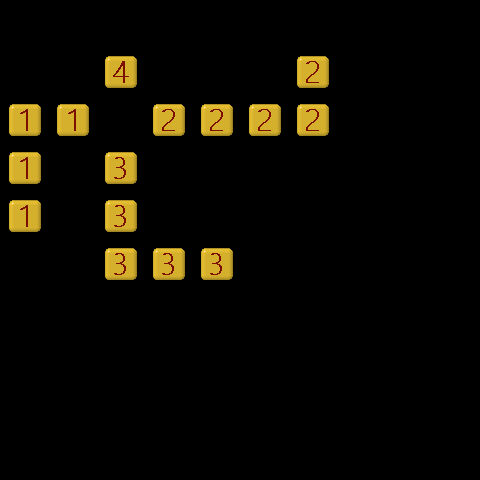

This game map was drawn from its Tiled (.tmx) file and the tilesets committed beside it. A one-line description and the full map source follow:
An orthogonal 10x10 tile map with 48x48 px tiles, 2 tile layers (food, number).

<map version="1.2" tiledversion="1.2.5" orientation="orthogonal" renderorder="right-down" width="10" height="10" tilewidth="48" tileheight="48" infinite="0" nextlayerid="3" nextobjectid="1">
 <tileset firstgid="1" name="0_99" tilewidth="48" tileheight="48" tilecount="110" columns="10">
  <image source="0-99.png" width="480" height="528" />
  <tile id="30">
   <animation>
    <frame tileid="30" duration="200" />
    <frame tileid="31" duration="200" />
    <frame tileid="32" duration="200" />
    <frame tileid="33" duration="200" />
    <frame tileid="34" duration="200" />
    <frame tileid="35" duration="200" />
    <frame tileid="36" duration="200" />
    <frame tileid="37" duration="200" />
   </animation>
  </tile>
  <tile id="44">
   <animation>
    <frame tileid="40" duration="100" />
    <frame tileid="41" duration="100" />
    <frame tileid="42" duration="100" />
    <frame tileid="43" duration="100" />
    <frame tileid="44" duration="100" />
    <frame tileid="45" duration="100" />
    <frame tileid="46" duration="100" />
    <frame tileid="47" duration="100" />
   </animation>
  </tile>
 </tileset>
 <layer id="2" name="food" width="10" height="10">
  <data encoding="csv">
0,0,0,0,0,0,0,0,0,0,
0,0,35,0,0,0,35,0,0,0,
35,35,0,35,35,35,35,0,0,0,
35,0,35,0,0,0,0,0,0,0,
35,0,35,0,0,0,0,0,0,0,
0,0,35,35,35,0,0,0,0,0,
0,0,0,0,0,0,0,0,0,0,
0,0,0,0,0,0,0,0,0,0,
0,0,0,0,0,0,0,0,0,0,
0,0,0,0,0,0,0,0,0,0
</data>
 </layer>
 <layer id="1" name="number" width="10" height="10">
  <data encoding="csv">
0,0,0,0,0,0,0,0,0,0,
0,0,5,0,0,0,3,0,0,0,
2,2,0,3,3,3,3,0,0,0,
2,0,4,0,0,0,0,0,0,0,
2,0,4,0,0,0,0,0,0,0,
0,0,4,4,4,0,0,0,0,0,
0,0,0,0,0,0,0,0,0,0,
0,0,0,0,0,0,0,0,0,0,
0,0,0,0,0,0,0,0,0,0,
0,0,0,0,0,0,0,0,0,0
</data>
 </layer>
</map>
